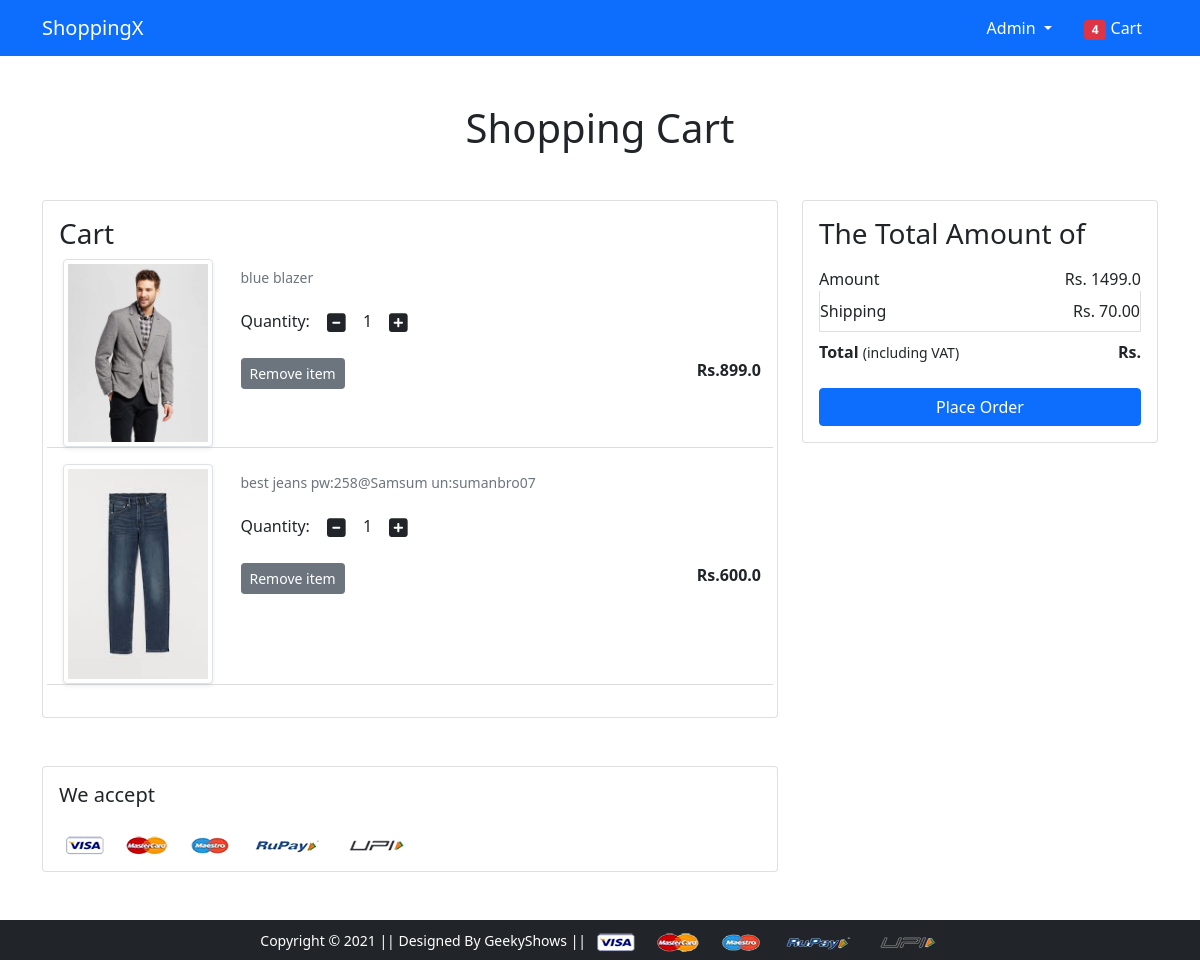
The app's page /cart/ (signed in) with its own data.
### app/models.py (models this page shows, shortened)
class Cart(models.Model):
    user = models.ForeignKey(User, on_delete=models.CASCADE)
    product = models.ForeignKey(Product, on_delete=models.CASCADE)
    quantity = models.PositiveIntegerField(default=1)

class Product(models.Model):
    title = models.CharField(max_length=255)
    selling_price = models.FloatField()
    discounted_price = models.FloatField()
    description = models.TextField()
    brand = models.CharField(max_length=255)
    category = models.CharField(choices=CATEGORY_CHOICES, max_length=2)
    product_image = models.ImageField(upload_to="productimg")

### app/views.py (the view)
# urls.py: path("cart/", views.show_cart, name="showcart"),
def show_cart(request):
    if request.user.is_authenticated:
        user = request.user
        cart = Cart.objects.filter(user=user)
        amount = 0.0
        shipping_amount = 70.0
        cart_product = [p for p in Cart.objects.all() if p.user == user]
        if cart_product:
            for p in cart_product:
                tempamt = (p.quantity) * p.product.discounted_price
                amount += tempamt
            return render(
                request,
                "app/addtocart.html",
                {
                    "carts": cart,
                    "amount": amount,
                    "total_amount": amount + shipping_amount,
                },
            )
        else:
            return render(request, "app/emptycart.html")
    else:
        return redirect("login")

### app/templates/app/addtocart.html (shortened to what this page needs)
{% extends 'app/base.html' %}
{% load static %}
{% block main-content %}
<div class="container my-5">
  <div class="row">
    <h1 class="text-center mb-5">Shopping Cart</h1>
    <div class="col-sm-8">
      <div class="card">
        <div class="card-body">
          <h3>Cart</h3>
          {% for cart in carts %}
          <div class="row">
            <div class="col-sm-3 text-center align-self-center"><img src="{{cart.product.product_image.url}}" alt=""
                srcset="" class="img-fluid img-thumbnail shadow-sm" height="150" width="150"> </div>
            <div class="col-sm-9">
              <div>
                <p class="mb-2 text-muted small">{{cart.product.description}}</p>
                <div class="my-3">
                  <label for="quantity">Quantity:</label>
                  <a class="minus-cart btn" pid="{{cart.product.id}}"><i class="fas fa-minus-square fa-lg"></i></a>
                  <span id="quantity">{{cart.quantity}}</span>
                  <a class="plus-cart btn" pid="{{cart.product.id}}"><i class="fas fa-plus-square fa-lg"></i></a>
                </div>
                <div class="d-flex justify-content-between">
                  <a href="#" class="btn btn-sm btn-secondary mr-3 remove-cart" pid="{{cart.product.id}}">Remove item
                  </a>
                  <p class="mb-0"><span><strong
                        id="discounted_price">Rs.{{cart.product.discounted_price}}</strong></span></p>
                </div>
              </div>
            </div>
            <hr class="text-muted">
          </div>
          {% endfor %}
        </div>
      </div>
    </div>
    <div class="col-sm-4">
      <div class="card">
        <div class="card-body">
          <h3>The Total Amount of</h3>
          <ul class="list-group">
            <li class="list-group-item d-flex justify-content-between align-items-center border-0 px-0 pb-0">
              Amount<span>Rs. <span id="amount"> {{amount}}</span> </span></li>
            <li class="list-group-item d-flex justify-content-between align-items-center px-0">Shipping<span>Rs.
                70.00</span></li>
            <li class="list-group-item d-flex justify-content-between align-items-center border-0 px-0 mb-3">
              <div>
                <strong>Total</strong> <small>(including VAT)</small>
              </div>
              <span><strong>Rs. <strong id="totalamount">{{totalamount}}</strong></strong></span>
            </li>
          </ul>
          <div class="d-grid"><a href="{% url 'checkout' %}" class="btn btn-primary">Place Order</a></div>
        </div>
      </div>
    </div>
  </div>
</div>
<div class="container">
  <div class="row">
    <div class="col-sm-8">
      <div class="card">
        <div class="card-body">
          <h5 class="mb-4">We accept</h5>
          <img src="{% static 'app/images/payment.png' %}" alt="" class="img-fluid">
        </div>
      </div>
    </div>
  </div>
</div>
{% endblock main-content %}

### app/templates/app/base.html (shortened to what this page needs)
<!doctype html>
{% load static %}
<html lang="en">
<head>
  <link href="https://cdn.jsdelivr.net/npm/bootstrap@5.0.0-beta1/dist/css/bootstrap.min.css" rel="stylesheet"
>
  <link rel="stylesheet" href="{% static 'app/css/owl.carousel.min.css' %}">
  <link rel="stylesheet" href="{% static 'app/css/all.min.css' %}">
  <link rel="stylesheet" href="{% static 'app/css/style.css' %}">
</head>
<body>
  <nav class="navbar navbar-expand-lg navbar-dark bg-primary">
    <div class="container">
      <a class="navbar-brand" href="/">ShoppingX</a>
      <div>
        <ul class="navbar-nav me-auto mb-2 mb-lg-0">
          {% if request.user.is_authenticated %}
          <li class="nav-item dropdown mx-2">
            <a class="nav-link dropdown-toggle text-white" href="#" id="profileDropdown" role="button"
              data-bs-toggle="dropdown" aria-expanded="false">
              {{request.user|capfirst}}
            </a>
          </li>
          <li class="nav-item mx-2">
            <a href="{% url 'showcart' %}" class="nav-link text-white"><span class="badge bg-danger">4</span> Cart
            </a>
          </li>
          {% endif %}
        </ul>
      </div>
    </div>
  </nav>
  {% block main-content %} {% endblock main-content %}
  <footer class="container-fluid bg-dark text-center p-2 mt-5">
    <small class="text-white">Copyright &copy; 2021 || Designed By GeekyShows || </small>
    <img src="{% static 'app/images/payment.png' %}" alt="" srcset="" class="img-fluid" height="2px">
  </footer>
</body>
</html>

### records on screen
Cart: product.product_image (picture), product.description "blue blazer", quantity "1", product.discounted_price "899.0"
Cart: product.product_image (picture), product.description "best jeans pw:258@Samsum un:sumanbro07", quantity "1", product.discounted_price "600.0"

### other values on screen
{{ request.user|capfirst }} "Admin"
{{ amount }} "1499.0"
